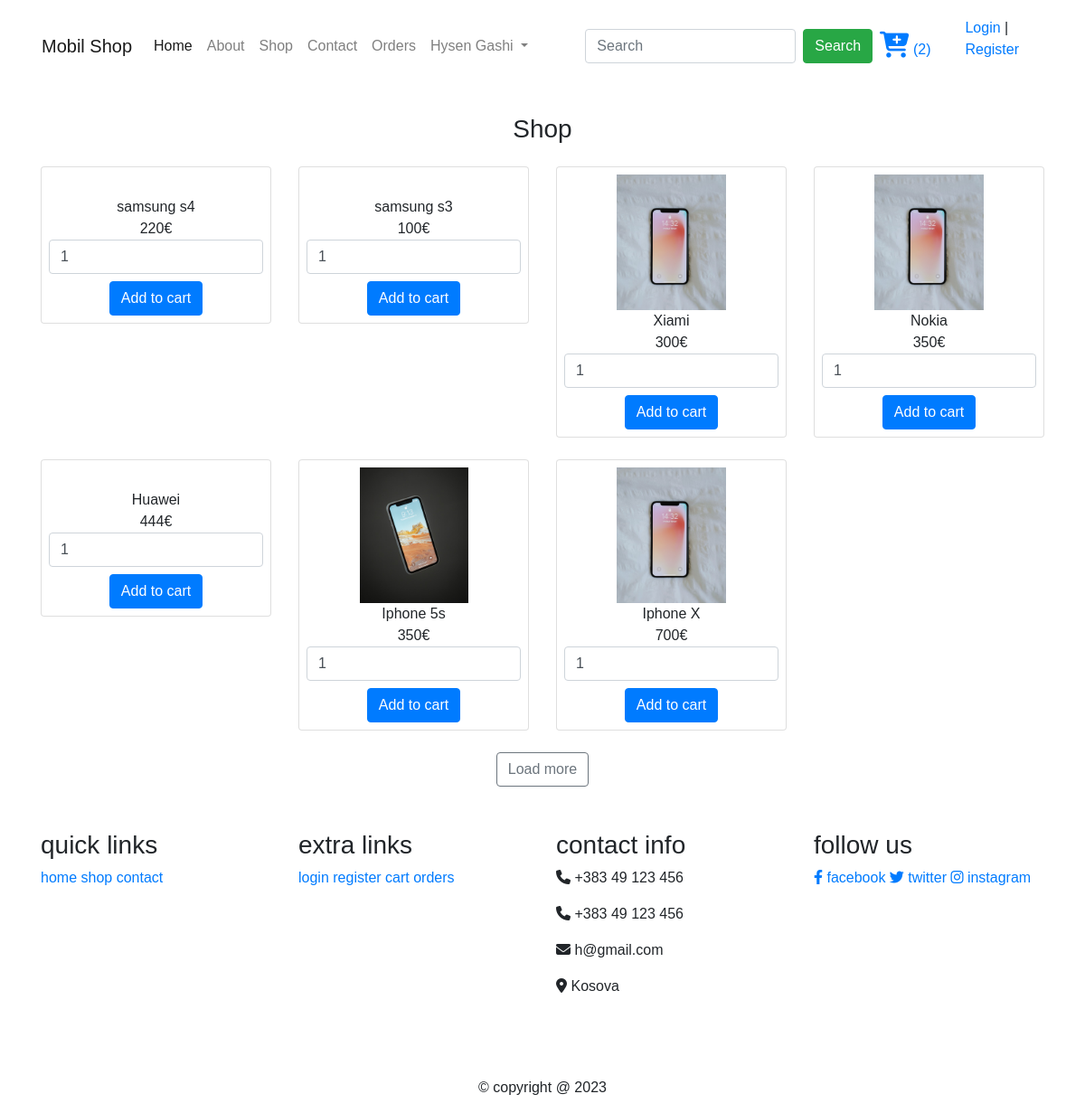
Page /shop.php (signed in) on the committed database.
### tables this page shows
CREATE TABLE `products` (
  `id` int(100) NOT NULL,
  `name` varchar(100) NOT NULL,
  `price` int(100) NOT NULL,
  `image` varchar(100) NOT NULL
);

### shop.php (the view, shortened to what this page needs)
<?php include './include/header.php' ?>
<div class="text-center my-4">
    <h3>Shop</h3>
</div>
<section class="container">
    <div class="row">
        <?php
            $select_products = mysqli_query($conn, "SELECT * from `products` limit 8 ") or die ('query failed');
            if(mysqli_num_rows($select_products) > 0){
                while($fetch_products= mysqli_fetch_assoc($select_products)){
        ?>
     <div class="box col-sm-4 col-md-4 col-lg-3 mb-4 text-center">
            <div class="card p-2">
            <form action="" method="post">
                        <img src="./dashboard/uploaded_img/<?php echo $fetch_products['image']; ?>" alt="">
                        <div class="name"> <?php echo $fetch_products['name']; ?></div>
                        <div class="price"> <?php echo $fetch_products['price']; ?>€</div>
                        <input type="number" min="1" name="product_quantity" value="1" class="form-control">
                        <input type="submit" value="Add to cart" name="add_to_cart" class="btn btn-primary mt-2">
            </form>
            </div>
     </div>
        <?php
                }
            }else{
                echo '<p class="empty">no products added</p>';
            }
        ?>
    </div>
    <div class="box text-center">
        <a href="shop.php" class="btn btn-outline-secondary">Load more</a>
    </div>
</section>
<?php include './include/footer.php' ?>

### css/style.css (style rules this page uses)
* { font-family: 'Rubik', sans-serif; margin:0; padding:0; box-sizing: border-box; outline: none; border:none; text-decoration: none; }
img { height: 150px; }

### rows in the picture
products: name "samsung s4", price "220"
products: name "samsung s3", price "100"
products: image (picture), name "Xiami", price "300"
products: image (picture), name "Nokia", price "350"
products: name "Huawei", price "444"
products: image (picture), name "Iphone 5s", price "350"
products: image (picture), name "Iphone X", price "700"

### other values in the picture
$_SESSION['user_name'] "Hysen Gashi"
$cart_rows_number "2"
